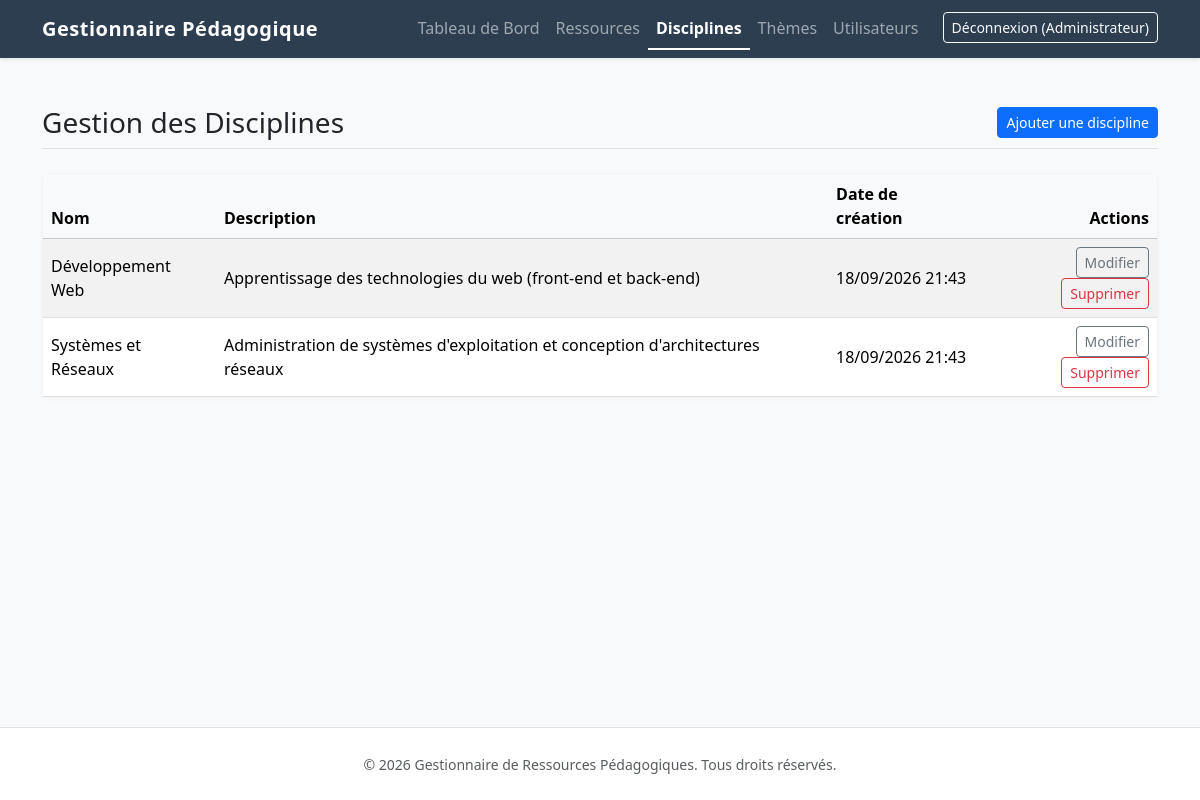
The page /index.php?page=disciplines (signed in) on the database its author committed.
### tables this page shows
CREATE TABLE IF NOT EXISTS disciplines (
    id INT AUTO_INCREMENT PRIMARY KEY,
    name VARCHAR(255) NOT NULL,
    description TEXT,
    created_at DATETIME DEFAULT CURRENT_TIMESTAMP
);

### controllers/DisciplineController.php (called while the page is built, shortened)
<?php
require_once __DIR__ . '/../models/Discipline.php';
class DisciplineController {
    private $model;
    public function __construct() {
        try {
            $this->model = new Discipline();
        } catch (\PDOException $e) {
            $this->model = null;
        }
    }
    public function index() {
        if ($this->model) {
            $disciplines = $this->model->getAll();
        } else {
            $disciplines = [];
        }
        require_once __DIR__ . '/../views/disciplines/index.php';
    }
}

### config/database.php (called while the page is built, shortened)
<?php
function getDBConnection() {
    $dsn = "mysql:host=" . DB_HOST . ";dbname=" . DB_NAME . ";charset=utf8mb4";
    $options = [
        PDO::ATTR_ERRMODE            => PDO::ERRMODE_EXCEPTION,
        PDO::ATTR_DEFAULT_FETCH_MODE => PDO::FETCH_ASSOC,
        PDO::ATTR_EMULATE_PREPARES   => false,
    ];
    try {
        return new PDO($dsn, DB_USER, DB_PASS, $options);
    } catch (\PDOException $e) {
        error_log("Database Connection Error: " . $e->getMessage());
        http_response_code(500);
        die("Une erreur serveur est survenue.");
    }
}

### models/Discipline.php (called while the page is built, shortened)
<?php
require_once __DIR__ . '/../config/database.php';
class Discipline {
    private $pdo;
    public function __construct() {
        $this->pdo = getDBConnection();
    }
    public function getAll() {
        $stmt = $this->pdo->query("SELECT * FROM disciplines ORDER BY name ASC");
        return $stmt->fetchAll();
    }
}

### core/helpers.php (called while the page is built, shortened)
<?php
function h(?string $string): string {
    return htmlspecialchars($string, ENT_QUOTES | ENT_HTML5, 'UTF-8');
}

### views/disciplines/index.php (the view, shortened to what this page needs)
<?php require_once __DIR__ . '/../layout/header.php'; ?>
<div class="d-flex justify-content-between align-items-center border-bottom pb-2 mb-4">
    <h1 class="h3 mb-0">Gestion des Disciplines</h1>
    <a href="/index.php?page=disciplines&action=create" class="btn btn-primary btn-sm">Ajouter une discipline</a>
</div>
<div class="card">
    <div class="card-body p-0">
        <div class="table-responsive">
            <table class="table table-hover table-striped mb-0">
                <thead class="table-light">
                    <tr>
                        <th>Nom</th>
                        <th>Description</th>
                        <th>Date de création</th>
                        <th class="text-end">Actions</th>
                    </tr>
                </thead>
                <tbody>
                    <?php if (empty($disciplines)): ?>
                        <tr>
                            <td colspan="4" class="text-center text-muted py-4">Aucune discipline trouvée.</td>
                        </tr>
                    <?php else: ?>
                        <?php foreach ($disciplines as $d): ?>
                            <tr>
                                <td class="align-middle fw-medium"><?= h($d['name']) ?></td>
                                <td class="align-middle"><?= h($d['description']) ?></td>
                                <td class="align-middle"><?= date('d/m/Y H:i', strtotime($d['created_at'])) ?></td>
                                <td class="align-middle text-end">
                                    <a href="/index.php?page=disciplines&action=edit&id=<?= $d['id'] ?>" class="btn btn-sm btn-outline-secondary mb-1 mb-md-0">Modifier</a>
                                    <form action="/index.php?page=disciplines&action=delete" method="POST" class="d-inline" onsubmit="return confirm('Êtes-vous sûr de vouloir supprimer cette discipline ? Cette action est irréversible.');">
                                        <button type="submit" class="btn btn-sm btn-outline-danger">Supprimer</button>
                                    </form>
                                </td>
                            </tr>
                        <?php endforeach; ?>
                    <?php endif; ?>
                </tbody>
            </table>
        </div>
    </div>
</div>
<?php require_once __DIR__ . '/../layout/footer.php'; ?>

### assets/css/style.css (style rules this page uses)
:root { --primary-color: #2c3e50; --secondary-color: #34495e; }
.card { border: 1px solid rgba(0,0,0,0.05); box-shadow: 0 2px 4px rgba(0,0,0,0.02); border-radius: 8px; transition: transform 0.2s ease-in-out; }
h1, h2, h3, h4, h5, h6 { color: var(--secondary-color); }

### rows shown on the page
disciplines: name "Développement Web", description "Apprentissage des technologies du web (front-end et back-end)", created_at "18/09/2026 21:43"
disciplines: name "Systèmes et Réseaux", description "Administration de systèmes d'exploitation et conception d'architectures réseaux", created_at "18/09/2026 21:43"

### other values the page prints
$_SESSION['user_name'] "Administrateur"
